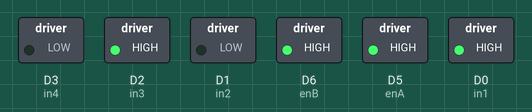
A sketch run on a simulated ESP8266 (NodeMCU). Parts: switched loads named in the sketch (green lamp = pin HIGH).

Above: at 0.1 s.
Timing chart, 0 to 1.6 s (numbered marks = the images above):
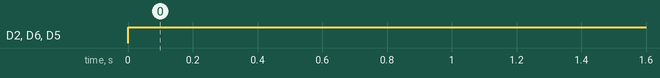

Measured:
- by itself, D2 (in3), D6 (enB), D5 (enA): LOW → HIGH at 0.00 s

The sketch:

Tes_Robot.ino
```cpp
#define in1 D0
#define in2 D1
#define in3 D2
#define in4 D3
#define enA D5
#define enB D6
unsigned char pwmA = 150;
unsigned char pwmB = 150;
unsigned char pwmRendah = 60;

void setup() {
  // put your setup code here, to run once:
  pinMode(in1, OUTPUT);
  pinMode(in2, OUTPUT);
  pinMode(in3, OUTPUT);
  pinMode(in4, OUTPUT);
  pinMode(enA, OUTPUT);
  pinMode(enB, OUTPUT);
  digitalWrite(enA, 0);
  digitalWrite(enB, 0);
}

void loop() {
  // put your main code here, to run repeatedly:
  digitalWrite(in1, HIGH);
  digitalWrite(in2, LOW);
  digitalWrite(in3, HIGH);
  digitalWrite(in4, LOW);
  digitalWrite(enA, 255);
  digitalWrite(enB, 255);
}
```
